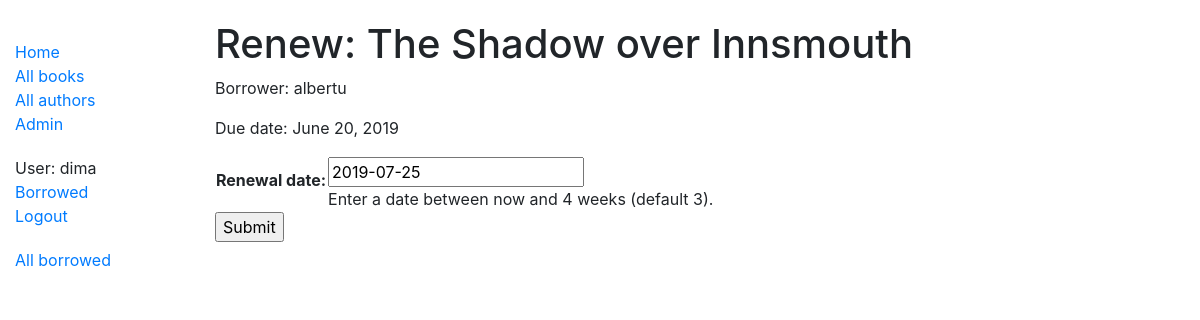
/catalog/book/a06594a4-8ffc-448f-b528-d4978f8d5842/renew/ (signed in), run on an earlier commit of the app's database.
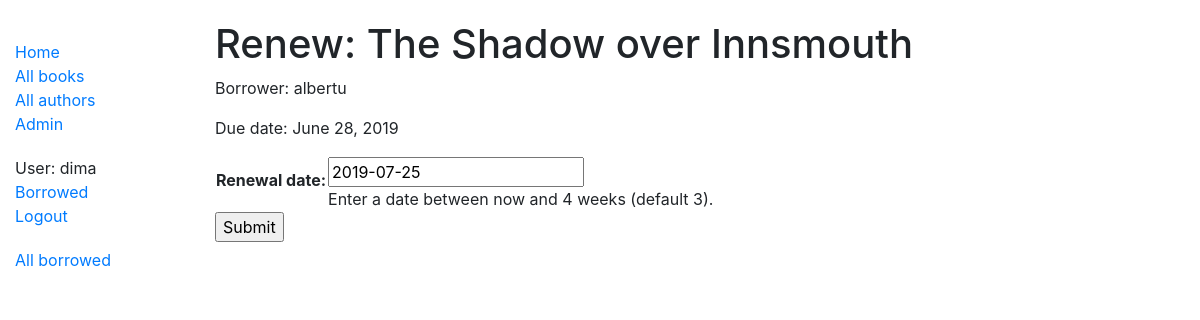
And on a later commit of the database.
### catalog/models.py (models this page shows, shortened)
class BookInstance(models.Model):
	id = models.UUIDField(primary_key=True, default=uuid.uuid4, help_text='Unique ID for this particular book across whole library')
	book = models.ForeignKey('Book', on_delete=models.SET_NULL, null=True)
	language = models.ForeignKey('Language', on_delete=models.SET_NULL, null=True)
	imprint = models.CharField(max_length=200)
	due_back = models.DateField(null=True, blank=True)
	LOAN_STATUS = (
		('m', 'Maintenance'),
		('o', 'On loan'),
		('a', 'Available'),
		('r', 'Reserved'),
	)
	status = models.CharField(
		max_length=1,
		choices=LOAN_STATUS,
		blank=True,
		default='m',
		help_text='Book availability',
	)
	borrower = models.ForeignKey(User, on_delete = models.SET_NULL, null=True, blank=True)
	class Meta:
		ordering = ['book', 'status', 'due_back']
		permissions = (("can_mark_returned", "Set book as returned"),)
	@property
	def is_overdue(self):
		if self.due_back and date.today() > self.due_back:
			return True
		return False

class Book(models.Model):
	title = models.CharField(max_length=200)
	summary = models.TextField()
	author = models.ForeignKey('Author', on_delete=models.SET_NULL, null=True)
	isbn = models.CharField('ISBN', max_length=13, help_text='13 Character <a href="https://www.isbn-international.org/content/what-isbn">ISBN number</a>')
	genre = models.ManyToManyField(Genre, help_text='Select a genre for this book')
	class Meta:
		ordering = ['title']
	def display_genre(self):
		return ', '.join(genre.name for genre in self.genre.all())
	display_genre.short_description = 'Genre'

### catalog/views.py (the view)
# urls.py: path('book/<uuid:pk>/renew/', views.renew_book_librarian, name='renew-book-librarian'),
@permission_required('catalog.can_mark_returned')
def renew_book_librarian(request, pk):
	book_instance = get_object_or_404(BookInstance, pk=pk)
	if request.method == 'POST':
		form = RenewBookForm(request.POST)
		if form.is_valid():
			book_instance.due_back = form.cleaned_data['renewal_date']
			book_instance.save()
			return HttpResponseRedirect(reverse('borrowed'))
	else:
		proposed_renewal_date = datetime.date.today() + datetime.timedelta(weeks=3)
		form = RenewBookForm(initial={'renewal_date': proposed_renewal_date})
	context = {
		'form': form,
		'book_instance': book_instance,
	}
	return render(request, 'catalog/book_renew_librarian.html', context)

### catalog/forms.py (shortened to what this page needs)
class RenewBookForm(forms.Form):
	renewal_date = forms.DateField(help_text="Enter a date between now and 4 weeks (default 3).")

### catalog/templates/catalog/book_renew_librarian.html (shortened to what this page needs)
{% extends "base_generic.html" %}
{% block content %}
<h1>Renew: {{ book_instance.book.title }}</h1>
<p>Borrower: {{ book_instance.borrower }}</p>
<p{% if book_instance.is_overdue %}class="text-danger"{% endif %}>Due date: {{ book_instance.due_back }}</p>
<form action="" method="post">
	<table>
		{{ form.as_table }}
	</table>
	<input type="submit" value="Submit">
</form>
{% endblock %}

What changed in the data, as far as the page shows it:
changed BookInstance "The Shadow over Innsmouth": due_back "June 20, 2019" → "June 28, 2019"
